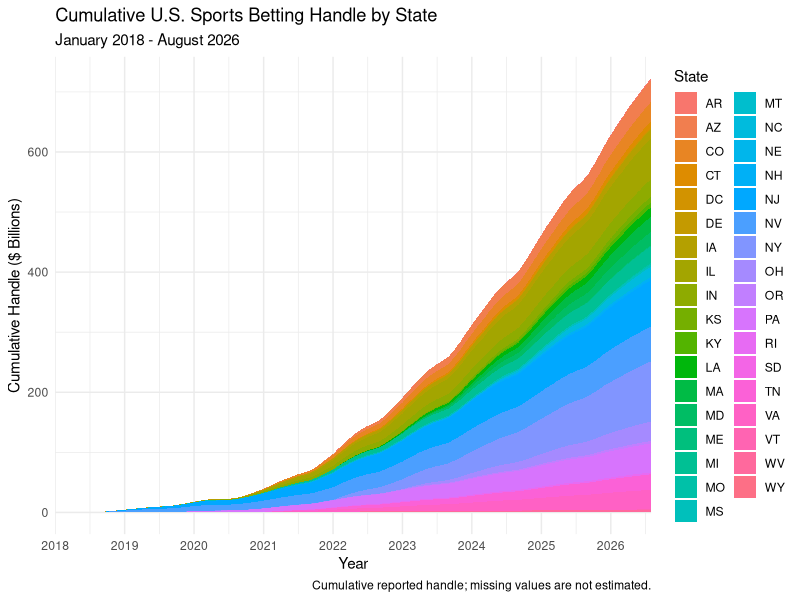
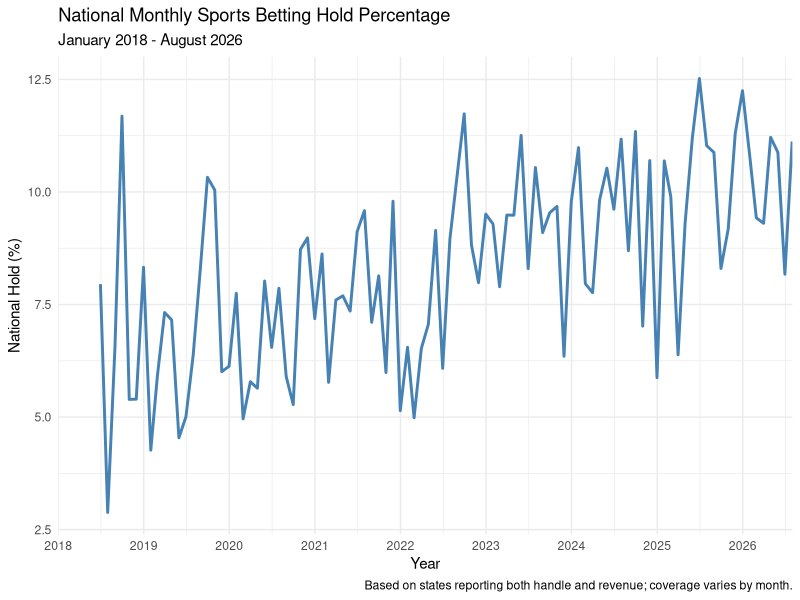
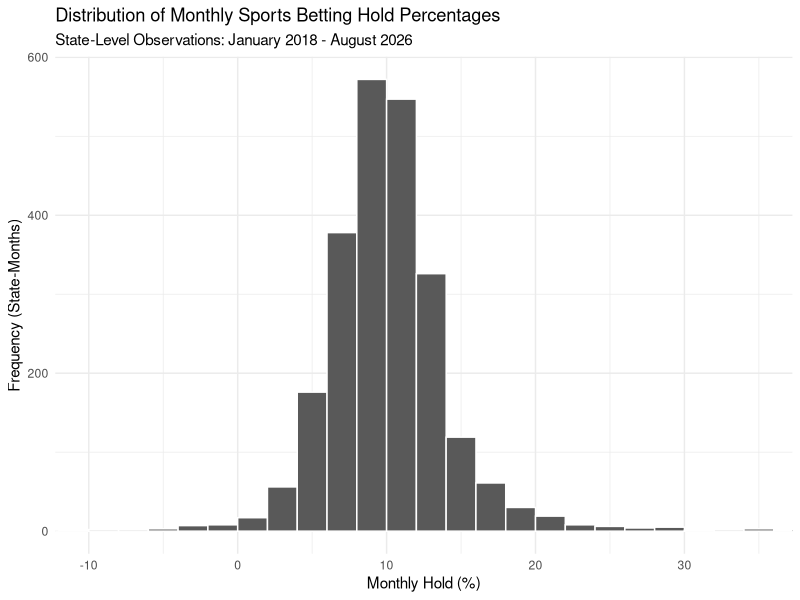
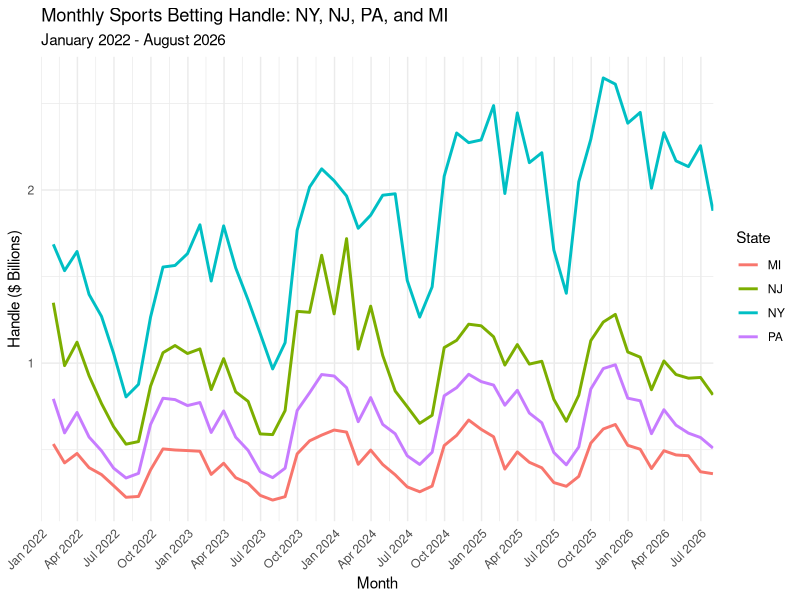
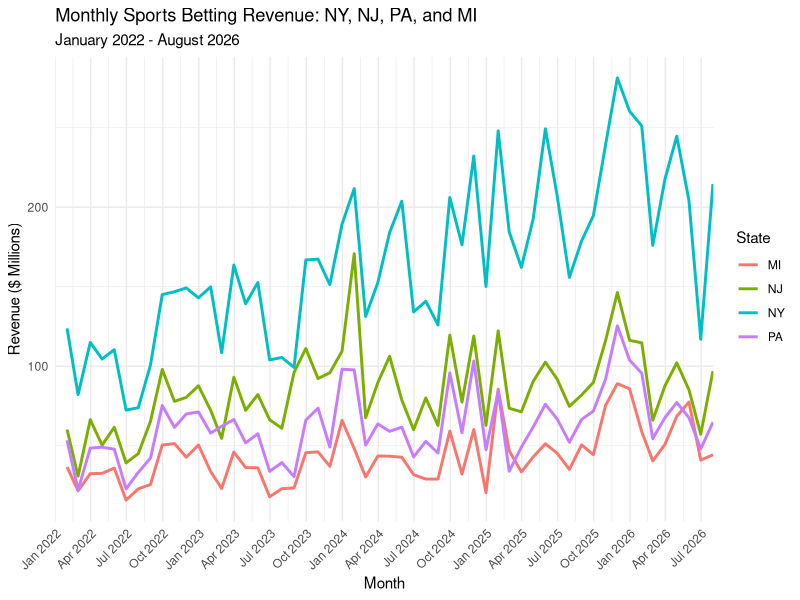
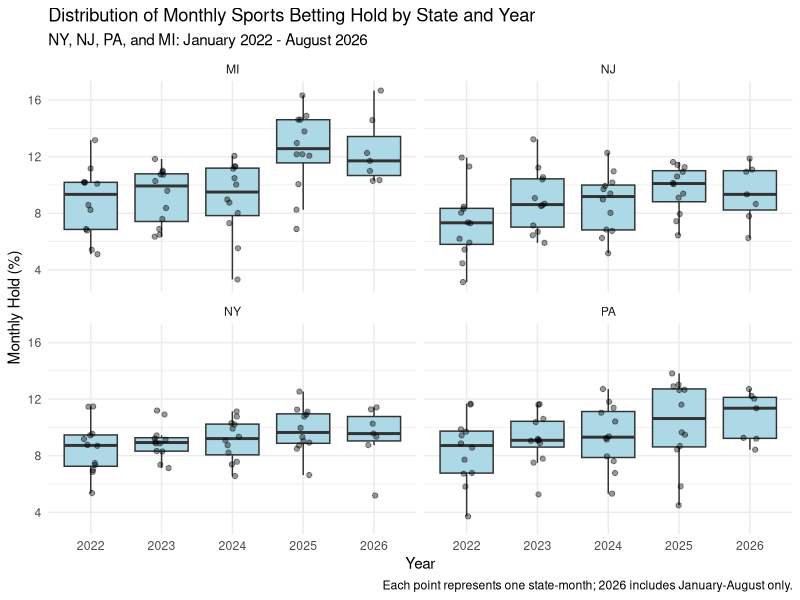
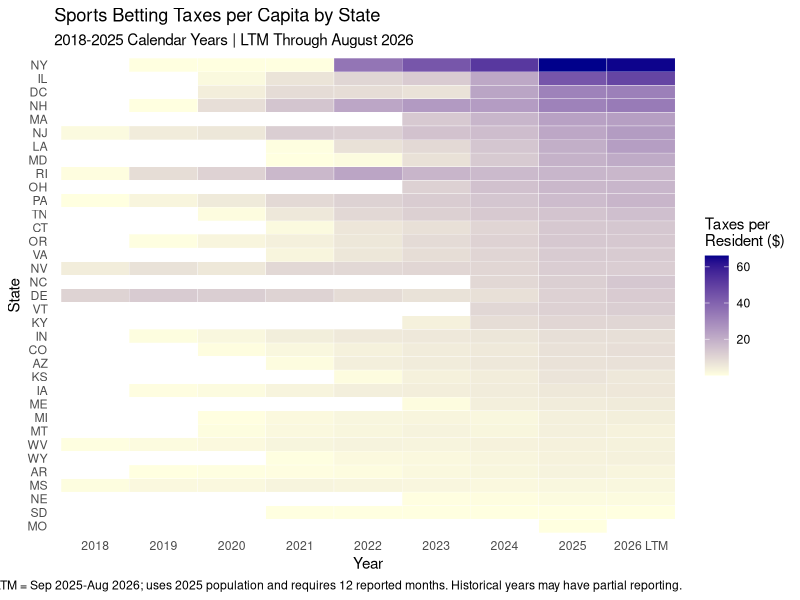

Generate these figures, in order, with R:
# ST558 Project 2 - Exploratory Data Analysis
# Explore historical state-level sports betting data


# Step 1: Load Required Packages

# Load tidyverse for data manipulation and visualization
library(tidyverse)


# Step 2: Import the Clean Dataset

# Import the tidy dataset created in prepare_data.R
sports <- read_csv("data/sports_betting_clean.csv")

# Check the number of rows and columns
dim(sports)

# Inspect the variable names and data types
glimpse(sports)


# Step 3: Create Categorical Variables

# Create categorical variables for year and calendar month
# mutate() adds new columns to our existing dataset
# year() extracts the year from a Date
# as.factor() converts year into a categorical variable
# month() extracts the calendar month
# label = TRUE displays month names rather than numbers
# abbr = TRUE uses abbreviated month names (Jan, Feb, etc.)

sports <- sports |>
  mutate(
    year = as.factor(lubridate::year(month)),
    month_name = lubridate::month(month, label = TRUE, abbr = TRUE)
  )

# Inspect the new variables
sports |>
  select(state, month, year, month_name) |>
  head(10)

# Verify the data types
glimpse(sports)


# Step 4: Create One-Way and Two-Way Contingency Tables

# 4A: One-Way Contingency Table

# table() counts the number of observations in each category
# Count the number of monthly observations for each state
# Each observation represents one state during one month
state_counts <- table(sports$state)

# Display the number of monthly observations by state
state_counts


# 4B: Two-Way Contingency Table

# table() can also count observations across two categorical variables
# Rows represent states and columns represent years
# Each cell contains the number of reported months for that state and year
state_year_counts <- table(sports$state, sports$year)

# Display the complete contingency table
state_year_counts

# Display only Arkansas, New Jersey, and New York
# This makes the table easier to inspect
state_year_counts[c("AR", "NJ", "NY"), ]

# Step 5: Numerical Summaries by State and Year

# Group observations by state and year
# This helps distinguish market growth from historical averages
# Only include observations with reported handle
# Preserve zero and negative handle values
state_year_summary <- sports |>
  filter(!is.na(handle)) |>
  group_by(state, year) |>
  summarise(
    months_reported = n(),
    total_handle = sum(handle),
    mean_handle = mean(handle),
    median_handle = median(handle),
    sd_handle = sd(handle),
    .groups = "drop"
  )

# Inspect the annual summaries for New Jersey
state_year_summary |>
  filter(state == "NJ")

# Step 5B: Mobile vs Retail Handle by State and Year

# Use the mobile_for_split and retail_for_split variables
# created in prepare_data.R
# These account for states that operate only one channel
# Original financial values remain unchanged

# Keep months where total, mobile, and retail handle are available
# Missing values are not automatically treated as zero
# Group observations by state and year
mobile_retail_summary <- sports |>
  filter(
    !is.na(handle),
    !is.na(mobile_for_split),
    !is.na(retail_for_split)
  ) |>
  group_by(state, year) |>
  summarise(
    months_reported = n(),
    total_handle = sum(handle),
    mobile_handle = sum(mobile_for_split),
    retail_handle = sum(retail_for_split),
    .groups = "drop"
  ) |>
  mutate(
    # Calculate mobile and retail handle as percentages of total handle
    # Annual percentages use annual totals, not averages of monthly percentages
    # Return NA if total handle is zero or negative
    mobile_pct = if_else(
      total_handle > 0,
      mobile_handle / total_handle * 100,
      NA_real_
    ),
    retail_pct = if_else(
      total_handle > 0,
      retail_handle / total_handle * 100,
      NA_real_
    )
  )

# Display 2025 channel percentages for four example states
# MS: Retail only
# NC and OR: Mobile only
# NJ: Both mobile and retail

mobile_retail_summary |>
  filter(
    state %in% c("MS", "NC", "NJ", "OR"),
    year == "2025"
  ) |>
  select(
    state, year, months_reported,
    mobile_pct, retail_pct
  )


# Validate that Mobile + Retail equals Total Handle

# Mobile and retail percentages should add to approximately 100%
# Small differences in displayed percentages may be due to rounding
# Compare the combined percentage and underlying dollar difference
mobile_retail_summary |>
  filter(state == "NJ", year == "2025") |>
  mutate(
    combined_pct = round(mobile_pct + retail_pct, 4),
    handle_difference = round(
      total_handle - mobile_handle - retail_handle, 2
    )
  ) |>
  select(
    state,
    year,
    mobile_pct,
    retail_pct,
    combined_pct,
    handle_difference
  )

# Step 6: Cumulative U.S. Sports Betting Handle by State

# Create a cumulative stacked area chart showing each state's
# contribution to total U.S. sports betting handle
# Use the full reporting period from January 2018 through August 2026
#
# complete() creates a row for every state and month combination
# This ensures every state shares the same monthly timeline
#
# replace_na() assigns zero to months without reported handle
# This is ONLY for plotting; the original data remains unchanged
# Missing data does not necessarily mean actual handle was zero
# Existing negative handle adjustments are preserved
#
# arrange() orders observations chronologically within each state
# group_by() groups observations by state
# cumsum() calculates the running cumulative total for each state
# ungroup() removes the grouping after calculating the cumulative values

stacked_handle_data <- sports |>
  select(state, month, handle) |>
  complete(
    state,
    month = seq(
      as.Date("2018-01-01"),
      as.Date("2026-08-01"),
      by = "month"
    )
  ) |>
  mutate(
    handle_for_plot = replace_na(handle, 0)
  ) |>
  arrange(state, month) |>
  group_by(state) |>
  mutate(
    cumulative_handle = cumsum(handle_for_plot)
  ) |>
  ungroup()

# Create the cumulative stacked area chart
# aes() maps month to x, cumulative handle to y, and state to fill
# Dividing by 1e9 converts dollars into billions
# geom_area() stacks the cumulative values for individual states
# The combined height represents cumulative reported U.S. handle
# scale_x_date() displays annual labels beginning in 2018
# labs() adds chart and axis labels
# theme_minimal() applies a clean visual style

ggplot(
  data = stacked_handle_data,
  aes(x = month, y = cumulative_handle / 1e9, fill = state)
) +
  geom_area() +
  scale_x_date(
    breaks = seq(
      as.Date("2018-01-01"),
      as.Date("2026-08-01"),
      by = "1 year"
    ),
    date_labels = "%Y",
    limits = as.Date(c("2018-01-01", "2026-08-01")),
    expand = expansion(mult = 0)
  ) +
  labs(
    title = "Cumulative U.S. Sports Betting Handle by State",
    subtitle = "January 2018 - August 2026",
    x = "Year",
    y = "Cumulative Handle ($ Billions)",
    fill = "State",
    caption = "Cumulative reported handle; missing values are not estimated."
  ) +
  theme_minimal()

# Step 7: National Monthly Sports Betting Hold Percentage

# Calculate the total reported U.S. handle and revenue for each month
# Only include state-month observations where BOTH values are available
# This ensures revenue and handle are based on the same observations
# Negative reported values are retained as potential accounting adjustments
#
# group_by(month) groups all states together for each month
# summarise() calculates national monthly totals
# n_distinct() counts the number of states included in each month
# sum() adds handle and revenue across all reporting states
# .groups = "drop" removes the grouping after summarizing
# mutate() creates the national hold percentage
# if_else() prevents division by zero or negative total handle
national_monthly_hold <- sports |>
  filter(
    !is.na(handle),
    !is.na(revenue)
  ) |>
  group_by(month) |>
  summarise(
    states_reporting = n_distinct(state),
    total_handle = sum(handle),
    total_revenue = sum(revenue),
    .groups = "drop"
  ) |>
  mutate(
    national_hold_pct = if_else(
      total_handle > 0,
      total_revenue / total_handle * 100,
      NA_real_
    )
  )

# Create a line chart showing national monthly hold over time
# aes() maps month to the x-axis and national hold to the y-axis
# geom_line() connects the monthly hold percentages
# scale_x_date() displays yearly labels beginning in January 2018
# seq() creates the dates for our x-axis labels
# limits specifies the beginning and end of the chart
# labs() adds chart and axis labels
# theme_minimal() applies a clean visual style

ggplot(
  data = national_monthly_hold,
  aes(x = month, y = national_hold_pct)
) +
  geom_line(linewidth = 1, color = "steelblue") +
  scale_x_date(
    breaks = seq(
      as.Date("2018-01-01"),
      as.Date("2026-08-01"),
      by = "1 year"
    ),
    date_labels = "%Y",
    limits = as.Date(c("2018-01-01", "2026-08-01")),
    expand = expansion(mult = 0)
  ) +
  labs(
    title = "National Monthly Sports Betting Hold Percentage",
    subtitle = "January 2018 - August 2026",
    x = "Year",
    y = "National Hold (%)",
    caption = "Based on states reporting both handle and revenue; coverage varies by month."
  ) +
  theme_minimal()

# Inspect the most recent 12 months of national hold calculations
# select() chooses the variables we want to display
# tail(12) displays the final 12 observations

national_monthly_hold |>
  select(
    month,
    states_reporting,
    total_handle,
    total_revenue,
    national_hold_pct
  ) |>
  tail(12)


# Step 8: Distribution of Monthly Hold Percentages by State

# Examine the frequency distribution of monthly hold percentages
# Each observation represents one state in one month
#
# filter() retains observations with positive handle and reported revenue
# Positive handle is required to calculate a meaningful hold percentage
# Negative revenue and negative hold percentages are retained
# hold_total was already calculated in prepare_data.R

hold_data <- sports |>
  filter(
    handle > 0,
    !is.na(revenue),
    !is.na(hold_total)
  )

# Create a histogram of monthly hold percentages
# ggplot() initializes the graph
# aes() maps hold_total to the x-axis
# geom_histogram() groups hold percentages into intervals (bins)
# binwidth = 2 creates intervals of two percentage points
# boundary = 0 aligns the bins with multiples of two
# The y-axis counts the number of state-month observations
# labs() adds chart and axis labels
# theme_minimal() applies a clean visual style
ggplot(
  data = hold_data,
  aes(x = hold_total)
) +
  geom_histogram(
    binwidth = 2,
    boundary = 0,
    color = "white"
  ) +
  labs(
    title = "Distribution of Monthly Sports Betting Hold Percentages",
    subtitle = "State-Level Observations: January 2018 - August 2026",
    x = "Monthly Hold (%)",
    y = "Frequency (State-Months)"
  ) +
  theme_minimal() +
  coord_cartesian(xlim = c(-10, 35))


# Step 9: Monthly Sports Betting Handle by State

# Select NY, NJ, PA, and MI from January 2022 through August 2026
# %in% checks whether each state is included in our selected states
# as.Date() converts the specified dates into Date objects
# !is.na(handle) removes months without reported handle
handle_data <- sports |>
  filter(
    state %in% c("NY", "NJ", "PA", "MI"),
    month >= as.Date("2022-01-01"),
    month <= as.Date("2026-08-01"),
    !is.na(handle)
  )

# Create a line chart comparing monthly handle across states
# aes() maps month to x, handle to y, and state to line color
# Dividing by 1e9 converts dollars to billions
# geom_line() connects the observations for each state
# scale_x_date() displays dates at three-month intervals
# seq() generates dates starting in January 2022
# limits sets the beginning and end of the x-axis
# expand = expansion(mult = 0) removes extra space at the ends
# labs() adds chart and axis labels
# theme_minimal() applies a clean visual style
ggplot(
  data = handle_data,
  aes(x = month, y = handle / 1e9, color = state)
) +
  geom_line(linewidth = 1) +
  scale_x_date(
    breaks = seq(
      as.Date("2022-01-01"),
      as.Date("2026-08-01"),
      by = "3 months"
    ),
    date_labels = "%b %Y",
    limits = as.Date(c("2022-01-01", "2026-08-01")),
    expand = expansion(mult = 0)
  ) +
  labs(
    title = "Monthly Sports Betting Handle: NY, NJ, PA, and MI",
    subtitle = "January 2022 - August 2026",
    x = "Month",
    y = "Handle ($ Billions)",
    color = "State"
  ) +
  theme_minimal() +
  theme(
    axis.text.x = element_text(angle = 45, hjust = 1)
  )


# Step 10: Monthly Sports Betting Revenue by State

# Select the same states and reporting period
# !is.na(revenue) removes months without reported revenue
# Negative revenue values are retained because they are valid data
revenue_data <- sports |>
  filter(
    state %in% c("NY", "NJ", "PA", "MI"),
    month >= as.Date("2022-01-01"),
    month <= as.Date("2026-08-01"),
    !is.na(revenue)
  )

# Create a line chart comparing monthly revenue across states
# Dividing revenue by 1e6 converts dollars to millions
# Use the same date intervals and graph style as Step 9
# This makes the two charts easier to compare
# seq() generates dates at three-month intervals from January 2022
# limits sets the beginning and end of the x-axis
# expand = expansion(mult = 0) removes extra space at the ends
ggplot(
  data = revenue_data,
  aes(x = month, y = revenue / 1e6, color = state)
) +
  geom_line(linewidth = 1) +
  scale_x_date(
    breaks = seq(
      as.Date("2022-01-01"),
      as.Date("2026-08-01"),
      by = "3 months"
    ),
    date_labels = "%b %Y",
    limits = as.Date(c("2022-01-01", "2026-08-01")),
    expand = expansion(mult = 0)
  ) +
  labs(
    title = "Monthly Sports Betting Revenue: NY, NJ, PA, and MI",
    subtitle = "January 2022 - August 2026",
    x = "Month",
    y = "Revenue ($ Millions)",
    color = "State"
  ) +
  theme_minimal() +
  theme(
    axis.text.x = element_text(angle = 45, hjust = 1)
  )


# Step 11: Monthly Hold Percentage by State and Year

# Compare the distribution of monthly hold percentages
# for NY, NJ, PA, and MI across different years
#
# filter() selects our four states and reporting period
# handle > 0 ensures a meaningful hold percentage
# !is.na(hold_total) removes missing hold percentages
# Negative hold percentages are retained

state_hold_data <- sports |>
  filter(
    state %in% c("NY", "NJ", "PA", "MI"),
    month >= as.Date("2022-01-01"),
    month <= as.Date("2026-08-01"),
    handle > 0,
    !is.na(hold_total)
  )

# Create boxplots of monthly hold percentages by year
# aes() maps year to x and monthly hold percentage to y
# geom_boxplot() displays the median, quartiles, and spread
# geom_jitter() displays individual monthly observations
# width = 0.1 adds slight horizontal spacing between points
# alpha = 0.4 makes individual points partially transparent
# facet_wrap() creates a separate panel for each state
# ncol = 2 arranges the four states in two columns
# labs() adds chart and axis labels
# theme_minimal() applies a clean visual style

ggplot(
  data = state_hold_data,
  aes(x = year, y = hold_total)
) +
  geom_boxplot(fill = "lightblue", outlier.shape = NA) +
  geom_jitter(width = 0.1, alpha = 0.4) +
  facet_wrap(~ state, ncol = 2) +
  labs(
    title = "Distribution of Monthly Sports Betting Hold by State and Year",
    subtitle = "NY, NJ, PA, and MI: January 2022 - August 2026",
    x = "Year",
    y = "Monthly Hold (%)",
    caption = "Each point represents one state-month; 2026 includes January-August only."
  ) +
  theme_minimal()




# Step 12: Sports Betting Taxes per Capita by State

# Import the prepared Census population dataset
# This contains annual state population estimates from 2018 through 2025
# as.character() ensures year can be matched across datasets

population_data <- read_csv("data/state_population_clean.csv") |>
  mutate(
    year = as.character(year)
  )


# Calculate annual sports betting taxes for 2018 through 2025
#
# filter() removes missing tax observations
# Exclude 2026 because we will calculate a separate LTM period
# group_by() groups observations by state and year
# summarise() calculates total taxes collected during each year
# n() counts the number of months reporting taxes
# .groups = "drop" removes the grouping after summarizing

annual_tax_data <- sports |>
  filter(
    !is.na(taxes),
    year != "2026"
  ) |>
  group_by(state, year) |>
  summarise(
    total_taxes = sum(taxes),
    months_reported = n(),
    .groups = "drop"
  ) |>
  mutate(
    year_label = as.character(year)
  ) |>
  select(state, year_label, total_taxes, months_reported)


# Calculate Last Twelve Months (LTM) taxes through August 2026
#
# The LTM period runs from September 2025 through August 2026
# Month dates in our dataset represent the last day of each month
# Use September 1, 2026 as an exclusive upper boundary
# This includes all of August 2026 without including September 2026
#
# Keep only states with all 12 months of reported tax data

ltm_tax_data <- sports |>
  filter(
    month >= as.Date("2025-09-01"),
    month < as.Date("2026-09-01"),
    !is.na(taxes)
  ) |>
  group_by(state) |>
  summarise(
    total_taxes = sum(taxes),
    months_reported = n(),
    .groups = "drop"
  ) |>
  filter(months_reported == 12) |>
  mutate(
    year_label = "2026 LTM"
  ) |>
  select(state, year_label, total_taxes, months_reported)


# Combine the annual and LTM tax summaries
#
# bind_rows() stacks the two datasets together
# Each state can have annual observations plus one LTM observation
#
# For the 2026 LTM period, use the 2025 population estimate
# population_year identifies which Census year to match
#
# left_join() matches tax data with population by state and year
# if_else() prevents division by zero or missing population
# factor() orders the years chronologically on the graph

tax_heatmap_data <- bind_rows(
  annual_tax_data,
  ltm_tax_data
) |>
  mutate(
    population_year = if_else(
      year_label == "2026 LTM",
      "2025",
      year_label
    )
  ) |>
  left_join(
    population_data,
    by = c("state", "population_year" = "year")
  ) |>
  mutate(
    taxes_per_capita = if_else(
      !is.na(population) & population > 0,
      total_taxes / population,
      NA_real_
    ),
    year_label = factor(
      year_label,
      levels = c(as.character(2018:2025), "2026 LTM")
    )
  )


# Sort states by their 2025 taxes per capita
#
# filter() selects the most recent complete calendar year
# arrange() sorts states from lowest to highest
# pull() extracts the ordered state names as a vector
# setdiff() retains states without a 2025 tax observation
# ggplot displays the last factor level at the top of the y-axis

state_order <- tax_heatmap_data |>
  filter(year_label == "2025") |>
  arrange(taxes_per_capita) |>
  pull(state)

state_order <- c(
  setdiff(sort(unique(tax_heatmap_data$state)), state_order),
  state_order
)


# Inspect the LTM results for our four comparison states
# All observations should include 12 months of tax collections

tax_heatmap_data |>
  filter(
    state %in% c("NY", "NJ", "PA", "MI"),
    year_label == "2026 LTM"
  ) |>
  select(
    state,
    year_label,
    months_reported,
    total_taxes,
    population,
    taxes_per_capita
  )


# Create the heatmap
#
# aes() maps year to x, state to y, and taxes per capita to fill
# factor() applies our state ranking based on 2025
# geom_tile() creates a colored rectangle for each state-year
# scale_fill_gradient() creates a continuous color scale
# Darker colors represent greater tax collections per resident
# labs() adds chart and axis labels
# theme_minimal() applies a clean visual style
# panel.grid = element_blank() removes unnecessary gridlines

ggplot(
  data = tax_heatmap_data,
  aes(
    x = year_label,
    y = factor(state, levels = state_order),
    fill = taxes_per_capita
  )
) +
  geom_tile(color = "white") +
  scale_fill_gradient(
    low = "lightyellow",
    high = "darkblue",
    name = "Taxes per\nResident ($)"
  ) +
  labs(
    title = "Sports Betting Taxes per Capita by State",
    subtitle = "2018-2025 Calendar Years | LTM Through August 2026",
    x = "Year",
    y = "State",
    caption = "LTM = Sep 2025-Aug 2026; uses 2025 population and requires 12 reported months. Historical years may have partial reporting."
  ) +
  theme_minimal() +
  theme(
    panel.grid = element_blank()
  )
